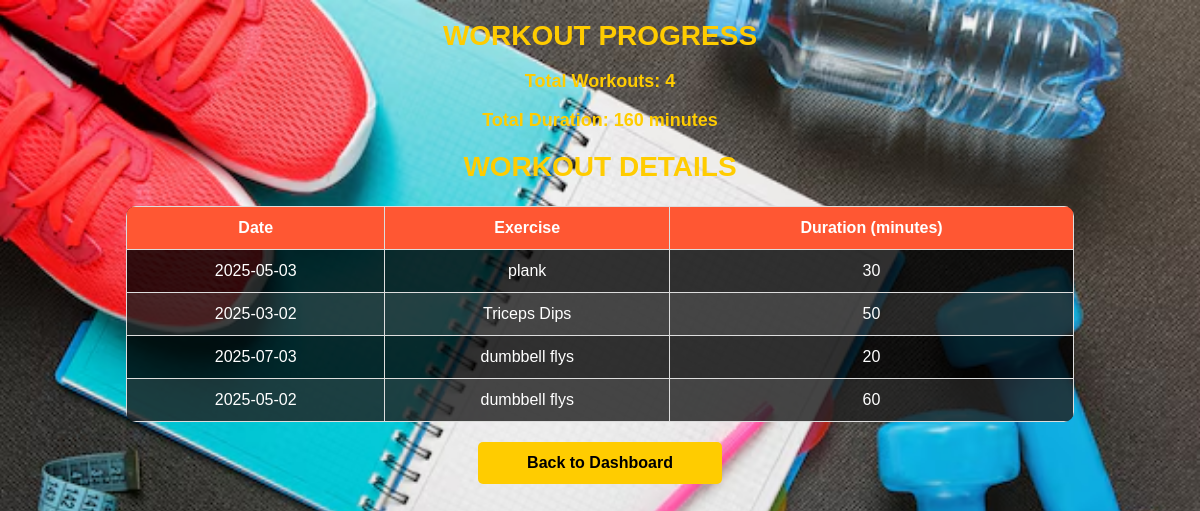
The app's page /view_progress (signed in) with its own data.
### app.py (models this page shows)
class Workout(db.Model):
    id = db.Column(db.Integer, primary_key=True)
    user_id = db.Column(db.Integer, nullable=False)
    date = db.Column(db.Date, nullable=False)
    exercise = db.Column(db.String(100), nullable=False)
    duration = db.Column(db.Integer, nullable=False)
    category = db.Column(db.String(50))  # This is the new column
    notes = db.Column(db.Text)

### app.py (the view)
@app.route('/view_progress')
def view_progress():
    if 'user_id' not in session:
        flash("Please log in first!", "danger")
        return redirect(url_for('home'))
    try:
        workouts = Workout.query.filter_by(user_id=session['user_id']).all()
        total_duration = sum(workout.duration for workout in workouts)
        total_workouts = len(workouts)
    except:
        workouts = []
        total_duration = 0
        total_workouts = 0
    return render_template('view_progress.html', total_duration=total_duration, total_workouts=total_workouts, workouts=workouts)

### templates/view_progress.html (shortened to what this page needs)
<!DOCTYPE html>
<html lang="en">
<head>
</head>
<body>
    <h1>Workout Progress</h1>
    <p>Total Workouts: {{ total_workouts }}</p>
    <p>Total Duration: {{ total_duration }} minutes</p>
    <h2>Workout Details</h2>
    <table>
        <thead>
            <tr>
                <th>Date</th>
                <th>Exercise</th>
                <th>Duration (minutes)</th>
            </tr>
        </thead>
        <tbody>
            {% for workout in workouts %}
            <tr>
                <td>{{ workout.date }}</td>
                <td>{{ workout.exercise }}</td>
                <td>{{ workout.duration }}</td>
            </tr>
            {% endfor %}
        </tbody>
    </table>
    <a href="{{ url_for('dashboard') }}">Back to Dashboard</a>
</body>
</html>

### records on screen
Workout: date "2025-05-03", exercise "plank", duration "30"
Workout: date "2025-03-02", exercise "Triceps Dips", duration "50"
Workout: date "2025-07-03", exercise "dumbbell flys", duration "20"
Workout: date "2025-05-02", exercise "dumbbell flys", duration "60"

### other values on screen
{{ total_workouts }} "4"
{{ total_duration }} "160"
